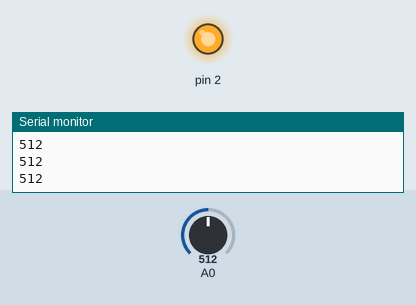
A sketch run on a simulated Arduino Uno, built with avr-gcc and run on an emulated ATmega328P. On the bench: output pins drawn as LEDs (lit = HIGH), the last lines printed to the serial monitor. The test bench sets the inputs (shaded band); at power-on: A0 = 512.

Above: at 1.2 s.
1.3 s: A0 set to 489
At 2.3 s:
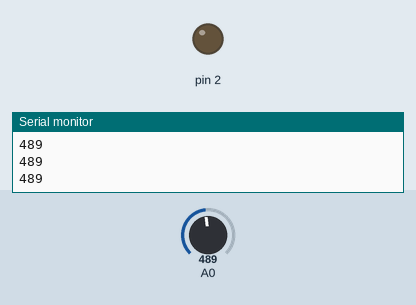
2.8 s: A0 set to 510
At 3.5 s:
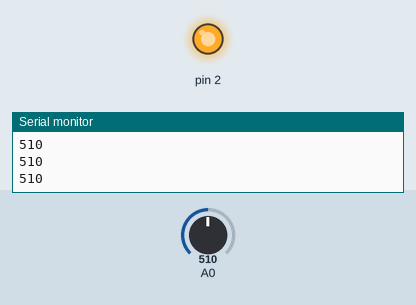
4.3 s: A0 set to 490
At 4.6 s:
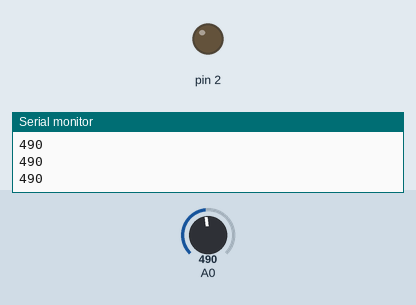
Timing chart, 0 to 7.3 s (numbered marks = the images above; inputs shaded):
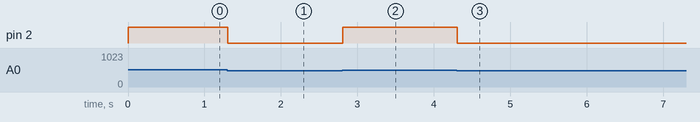

The sketch:

06_Light_02.ino
```cpp
void setup() {
  Serial.begin(9600);
  pinMode(2, OUTPUT);
  // put your setup code here, to run once:

}

void loop() {
  int photoresistor = analogRead(A0);
  Serial.println(photoresistor);

  // 조도센서는 빛이 강하면 저항값이 작아짐 -> 전압(출력값)이 커짐
  // 조도센서는 빛이 약하면 저항값이 커짐 -> 전압(출력값)이 작아짐
  if (photoresistor > 500) {
    digitalWrite(2, HIGH);
  }

  else {
    digitalWrite(2, LOW);
  }
  // put your main code here, to run repeatedly:
}
```

Measured:
- the behaviour switches between 501 and 500 on A0 (found by bisection; images 0 and 1)
- after the input at 1.3 s, pin 2: HIGH → LOW at once
- after the input at 2.8 s, pin 2: LOW → HIGH at once
- after the input at 4.3 s, pin 2: HIGH → LOW at once
